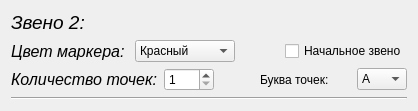
                 <widget class="QWidget" name="linkForm_2" native="true">
                  <layout class="QVBoxLayout" name="verticalLayout_15">
                   <item>
                    <widget class="QLabel" name="label_47">
                     <property name="font">
                      <font>
                       <pointsize>14</pointsize>
                       <italic>true</italic>
                      </font>
                     </property>
                     <property name="text">
                      <string>Звено 2:</string>
                     </property>
                    </widget>
                   </item>
                   <item>
                    <layout class="QHBoxLayout" name="horizontalLayout_28">
                     <property name="spacing">
                      <number>10</number>
                     </property>
                     <item>
                      <widget class="QLabel" name="label_48">
                       <property name="font">
                        <font>
                         <pointsize>12</pointsize>
                         <italic>true</italic>
                        </font>
                       </property>
                       <property name="text">
                        <string>Цвет маркера:</string>
                       </property>
                      </widget>
                     </item>
                     <item>
                      <widget class="QComboBox" name="link_2_color">
                       <property name="minimumSize">
                        <size>
                         <width>100</width>
                         <height>0</height>
                        </size>
                       </property>
                       <item>
                        <property name="text">
                         <string>Красный</string>
                        </property>
                       </item>
                       <item>
                        <property name="text">
                         <string>Желтый</string>
                        </property>
                       </item>
                       <item>
                        <property name="text">
                         <string>Синий</string>
                        </property>
                       </item>
                       <item>
                        <property name="text">
                         <string>Зелёный</string>
                        </property>
                       </item>
                      </widget>
                     </item>
                     <item>
                      <spacer name="horizontalSpacer_25">
                       <property name="orientation">
                        <enum>Qt::Horizontal</enum>
                       </property>
                       <property name="sizeHint" stdset="0">
                        <size>
                         <width>40</width>
                         <height>20</height>
                        </size>
                       </property>
                      </spacer>
                     </item>
                     <item>
                      <widget class="QCheckBox" name="link_2_initial">
                       <property name="text">
                        <string>Начальное звено</string>
                       </property>
                      </widget>
                     </item>
                    </layout>
                   </item>
                   <item>
                    <layout class="QHBoxLayout" name="horizontalLayout_29">
                     <item>
                      <widget class="QLabel" name="label_49">
                       <property name="font">
                        <font>
                         <pointsize>12</pointsize>
                         <italic>true</italic>
                        </font>
                       </property>
                       <property name="text">
                        <string>Количество точек:</string>
                       </property>
                      </widget>
                     </item>
                     <item>
                      <widget class="QSpinBox" name="link_2_points">
                       <property name="maximumSize">
                        <size>
                         <width>50</width>
                         <height>16777215</height>
                        </size>
                       </property>
                       <property name="minimum">
                        <number>1</number>
                       </property>
                       <property name="maximum">
                        <number>3</number>
                       </property>
                      </widget>
                     </item>
                     <item>
                      <spacer name="horizontalSpacer_26">
                       <property name="orientation">
                        <enum>Qt::Horizontal</enum>
                       </property>
                       <property name="sizeType">
                        <enum>QSizePolicy::Minimum</enum>
                       </property>
                       <property name="sizeHint" stdset="0">
                        <size>
                         <width>40</width>
                         <height>20</height>
                        </size>
                       </property>
                      </spacer>
                     </item>
                     <item>
                      <widget class="QLabel" name="label_50">
                       <property name="text">
                        <string>Буква точек:</string>
                       </property>
                      </widget>
                     </item>
                     <item>
                      <widget class="QComboBox" name="link_2_letter">
                       <property name="maximumSize">
                        <size>
                         <width>50</width>
                         <height>16777215</height>
                        </size>
                       </property>
                       <item>
                        <property name="text">
                         <string>A</string>
                        </property>
                       </item>
                       <item>
                        <property name="text">
                         <string>B</string>
                        </property>
                       </item>
                       <item>
                        <property name="text">
                         <string>C</string>
                        </property>
                       </item>
                       <item>
                        <property name="text">
                         <string>D</string>
                        </property>
                       </item>
                       <item>
                        <property name="text">
                         <string>E</string>
                        </property>
                       </item>
                       <item>
                        <property name="text">
                         <string>F</string>
                        </property>
                       </item>
                       <item>
                        <property name="text">
                         <string>G</string>
                        </property>
                       </item>
                      </widget>
                     </item>
                    </layout>
                   </item>
                   <item>
                    <widget class="Line" name="line_8">
                     <property name="orientation">
                      <enum>Qt::Horizontal</enum>
                     </property>
                    </widget>
                   </item>
                  </layout>
                 </widget>
